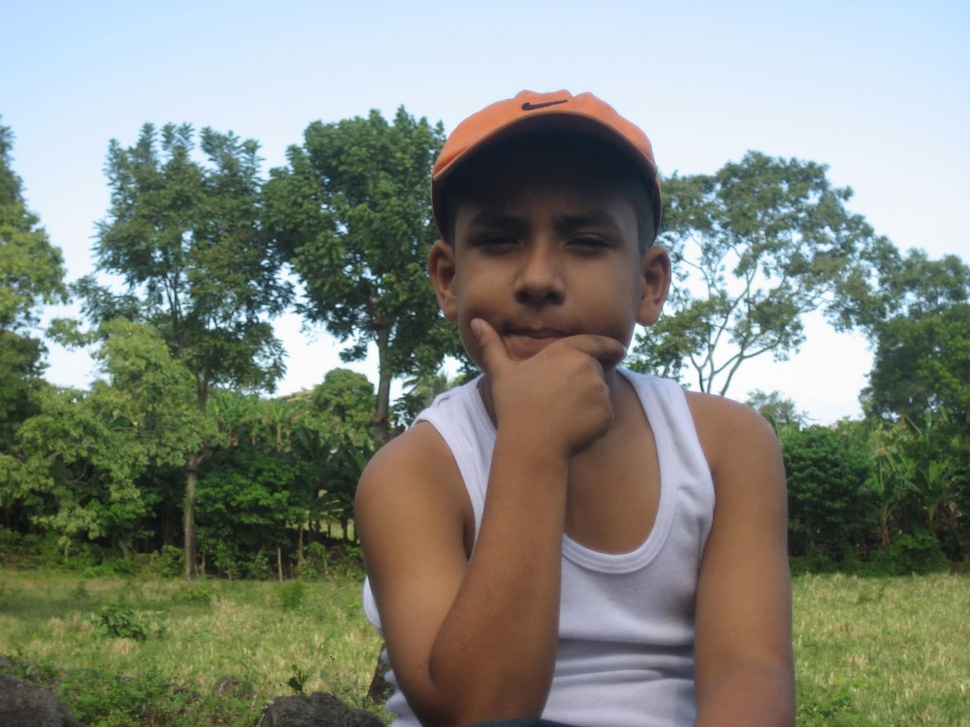
#> input picture assets/me.jpg, 970 x 727 px, shrunk from 2048 x 1536 before the run
$ python bitwise_practice.py
#> lines starting #> are read from the running program, lines starting #| are printed output that depends on the picture; after the words box and inside, x2 and y2 are one past the last pixel; in counts of white or black regions, pixels touching at a corner belong together
import matplotlib.pyplot as plt
import cv2
import numpy as np

def run():
    image = cv2.imread("../../assets/me.jpg")
#> image is the input picture: shape (727, 970, 3); mean B, G, R 123.8, 135, 129.8

    secondary_image = image.copy()

    b = image[:,:,0]
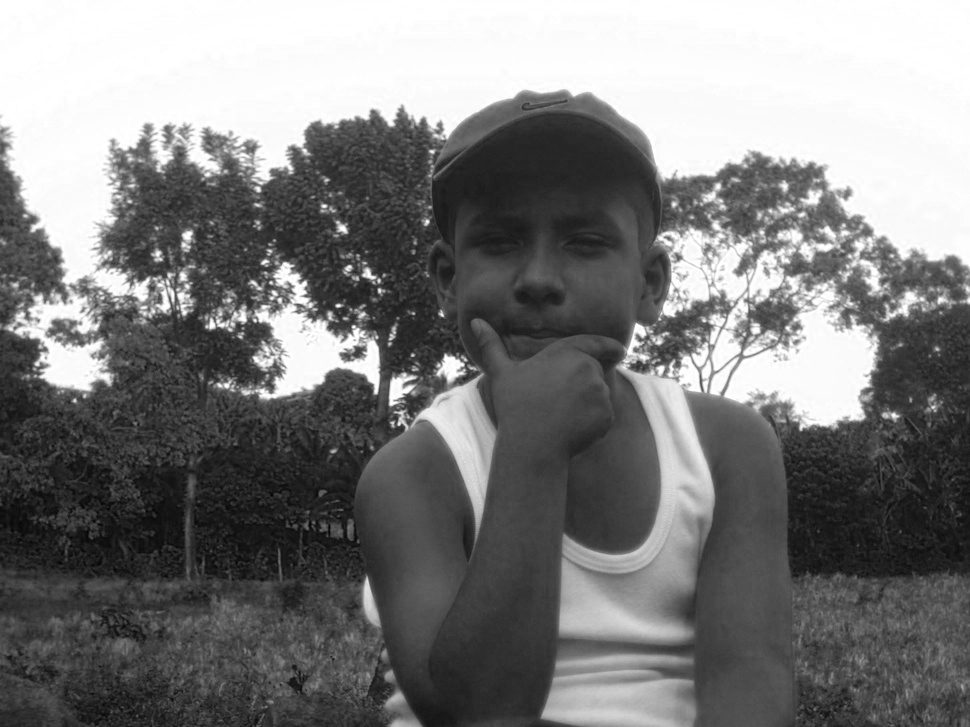
#> b: shape (727, 970); min 3, max 255, mean 123.8
    g = image[:,:,1]
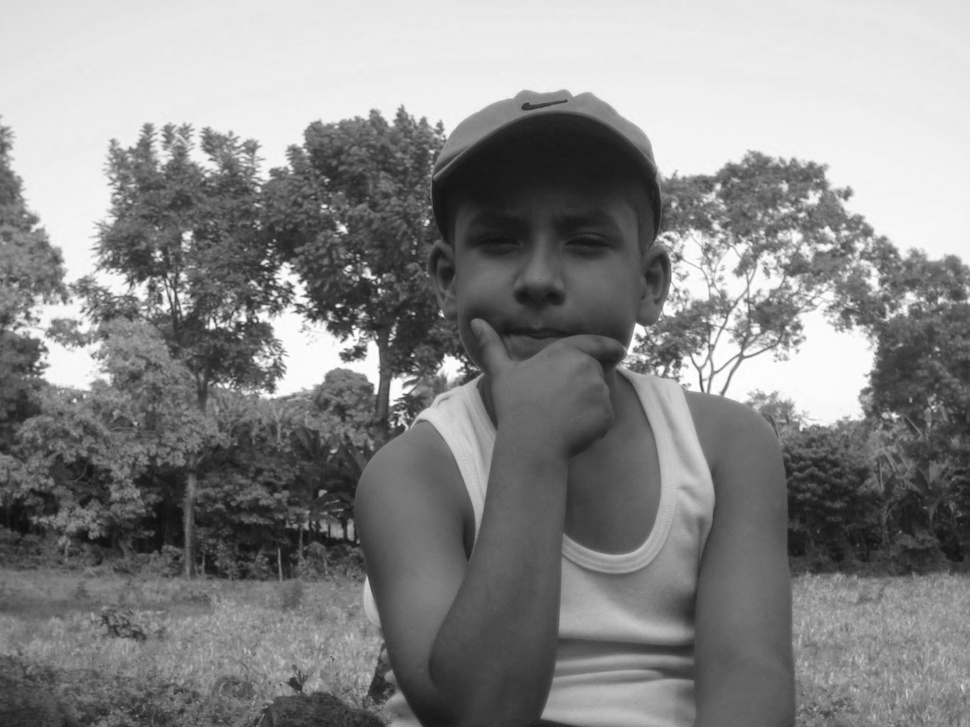
#> g: shape (727, 970); min 11, max 255, mean 135
    r = image[:,:,2]
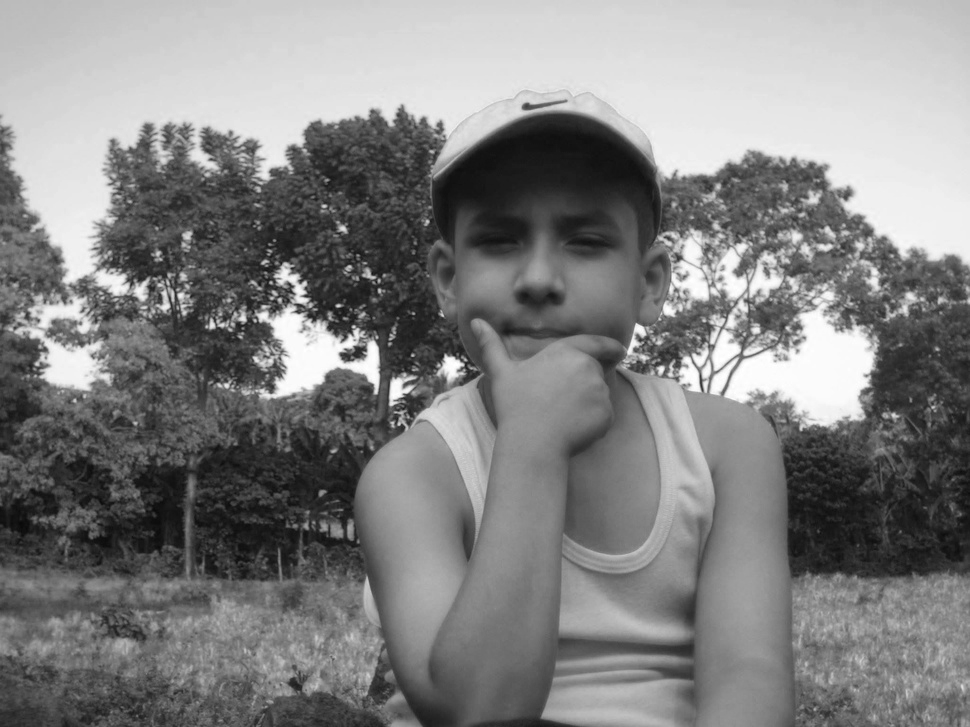
#> r: shape (727, 970); min 9, max 255, mean 129.8
    # RGB
    secondary_image[:,:,0] = r
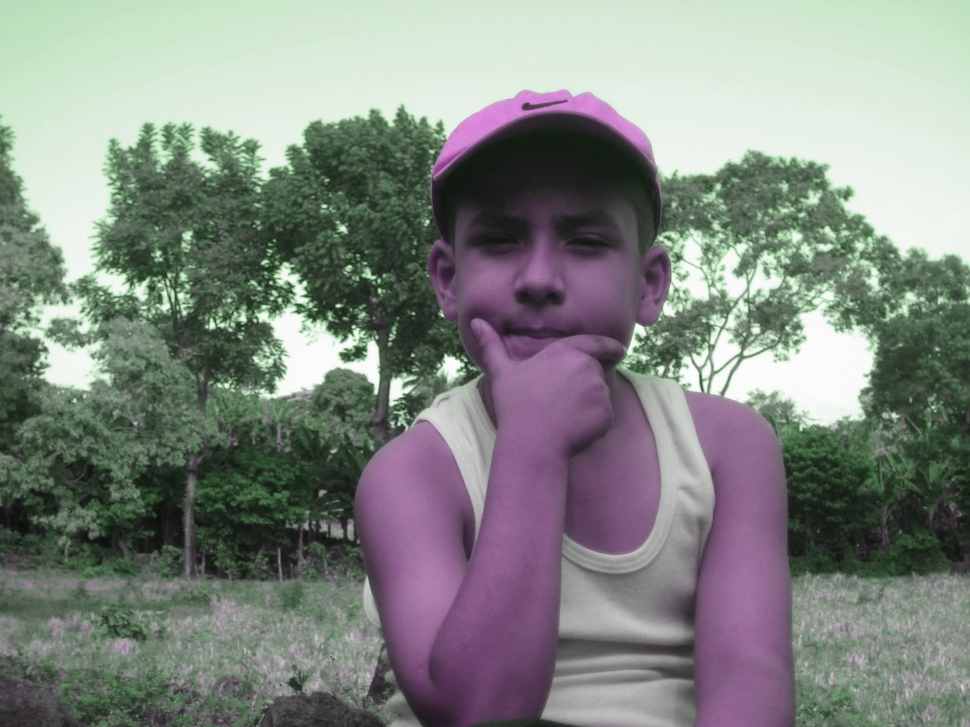
#> secondary_image: shape (727, 970, 3); mean B, G, R 129.8, 135, 129.8
    secondary_image[:,:,1] = g
    secondary_image[:,:,2] = b
    ## GRAY SCALE

    img_hsv = cv2.cvtColor(secondary_image, cv2.COLOR_RGB2HSV)
#> img_hsv: shape (727, 970, 3); mean H, S, V 65.4, 72.9, 147.2

    low = np.array([0, 50, 50])
    high = np.array([10, 255, 255])

    mask = cv2.inRange(img_hsv, low, high)
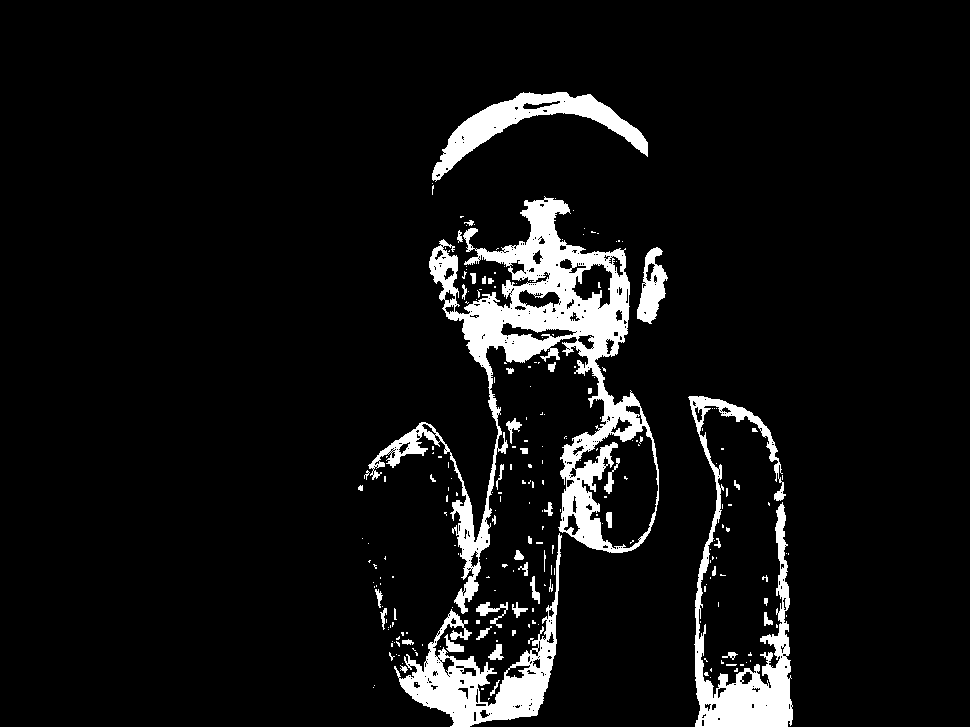
#> mask: shape (727, 970); 7.3% white; 240 white regions (190 under 20 px), largest, box (x1, y1, x2, y2) and area: (368, 196, 659, 614) 24692, (688, 396, 793, 727) 9059, (394, 533, 562, 727) 7955

    seg = cv2.bitwise_and(secondary_image, secondary_image, mask=mask)
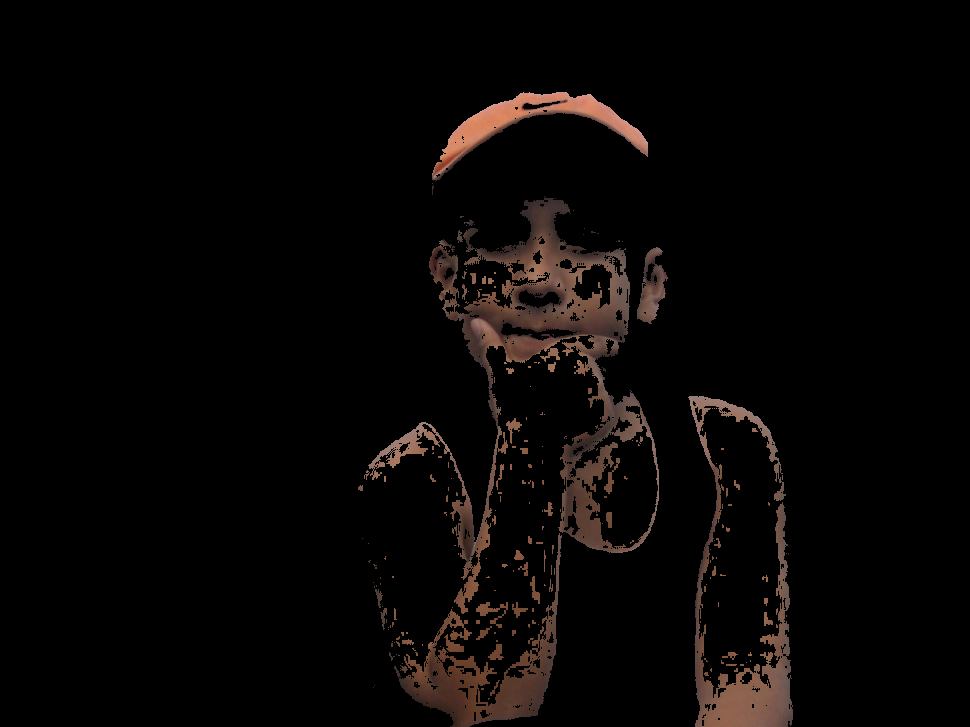
#> seg: shape (727, 970, 3); mean R, G, B 8.4, 5.9, 4.9

    fg = plt.figure(figsize=(10,10))
    sub = fg.add_subplot(1, 2, 1)
    sub.imshow(mask, cmap='gray')
    sub.set_title("Máscara")

    sub = fg.add_subplot(1, 2, 2)
    sub.imshow(seg)
    sub.set_title("Ejemplo Bitwise")

    plt.show()


run()

$ run again, with assets/monedas2.jpg copied over assets/me.jpg
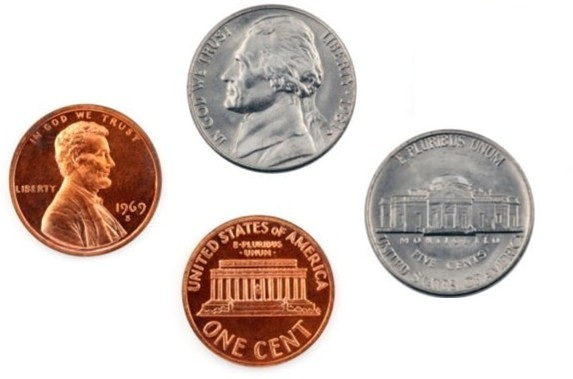
#> input picture assets/monedas2.jpg, 573 x 379 px
#> in run, image is the input picture: shape (379, 573, 3); mean B, G, R 197.3, 203.1, 216.2
#> img_hsv: shape (379, 573, 3); mean H, S, V 15.2, 33.4, 216.5
#> in run, `mask = cv2.inRange(img_hsv, low, high)`:
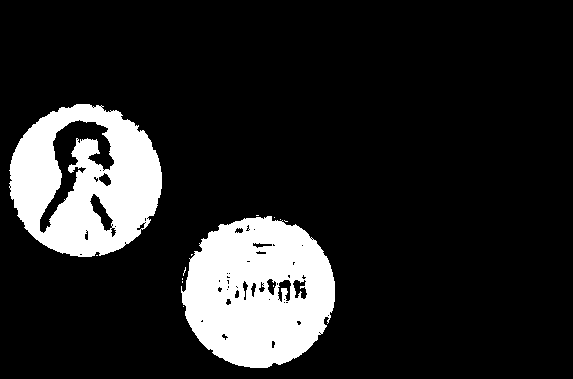
#> mask: shape (379, 573); 14.9% white; 13 white regions (11 under 20 px), largest, box (x1, y1, x2, y2) and area: (181, 216, 335, 368) 17134, (9, 104, 162, 257) 15133
#> in run, `seg = cv2.bitwise_and(secondary_image, secondary_image, mask=mask)`:
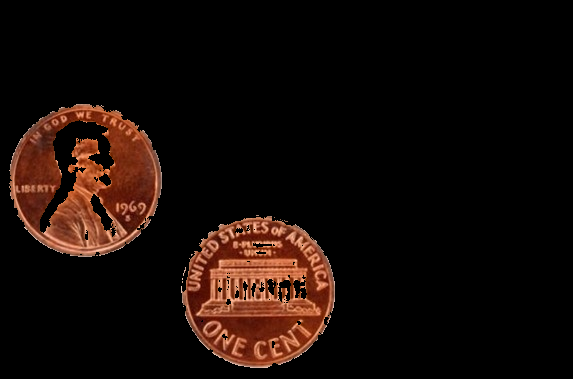
#> seg: shape (379, 573, 3); mean R, G, B 22.1, 10.9, 6.9
